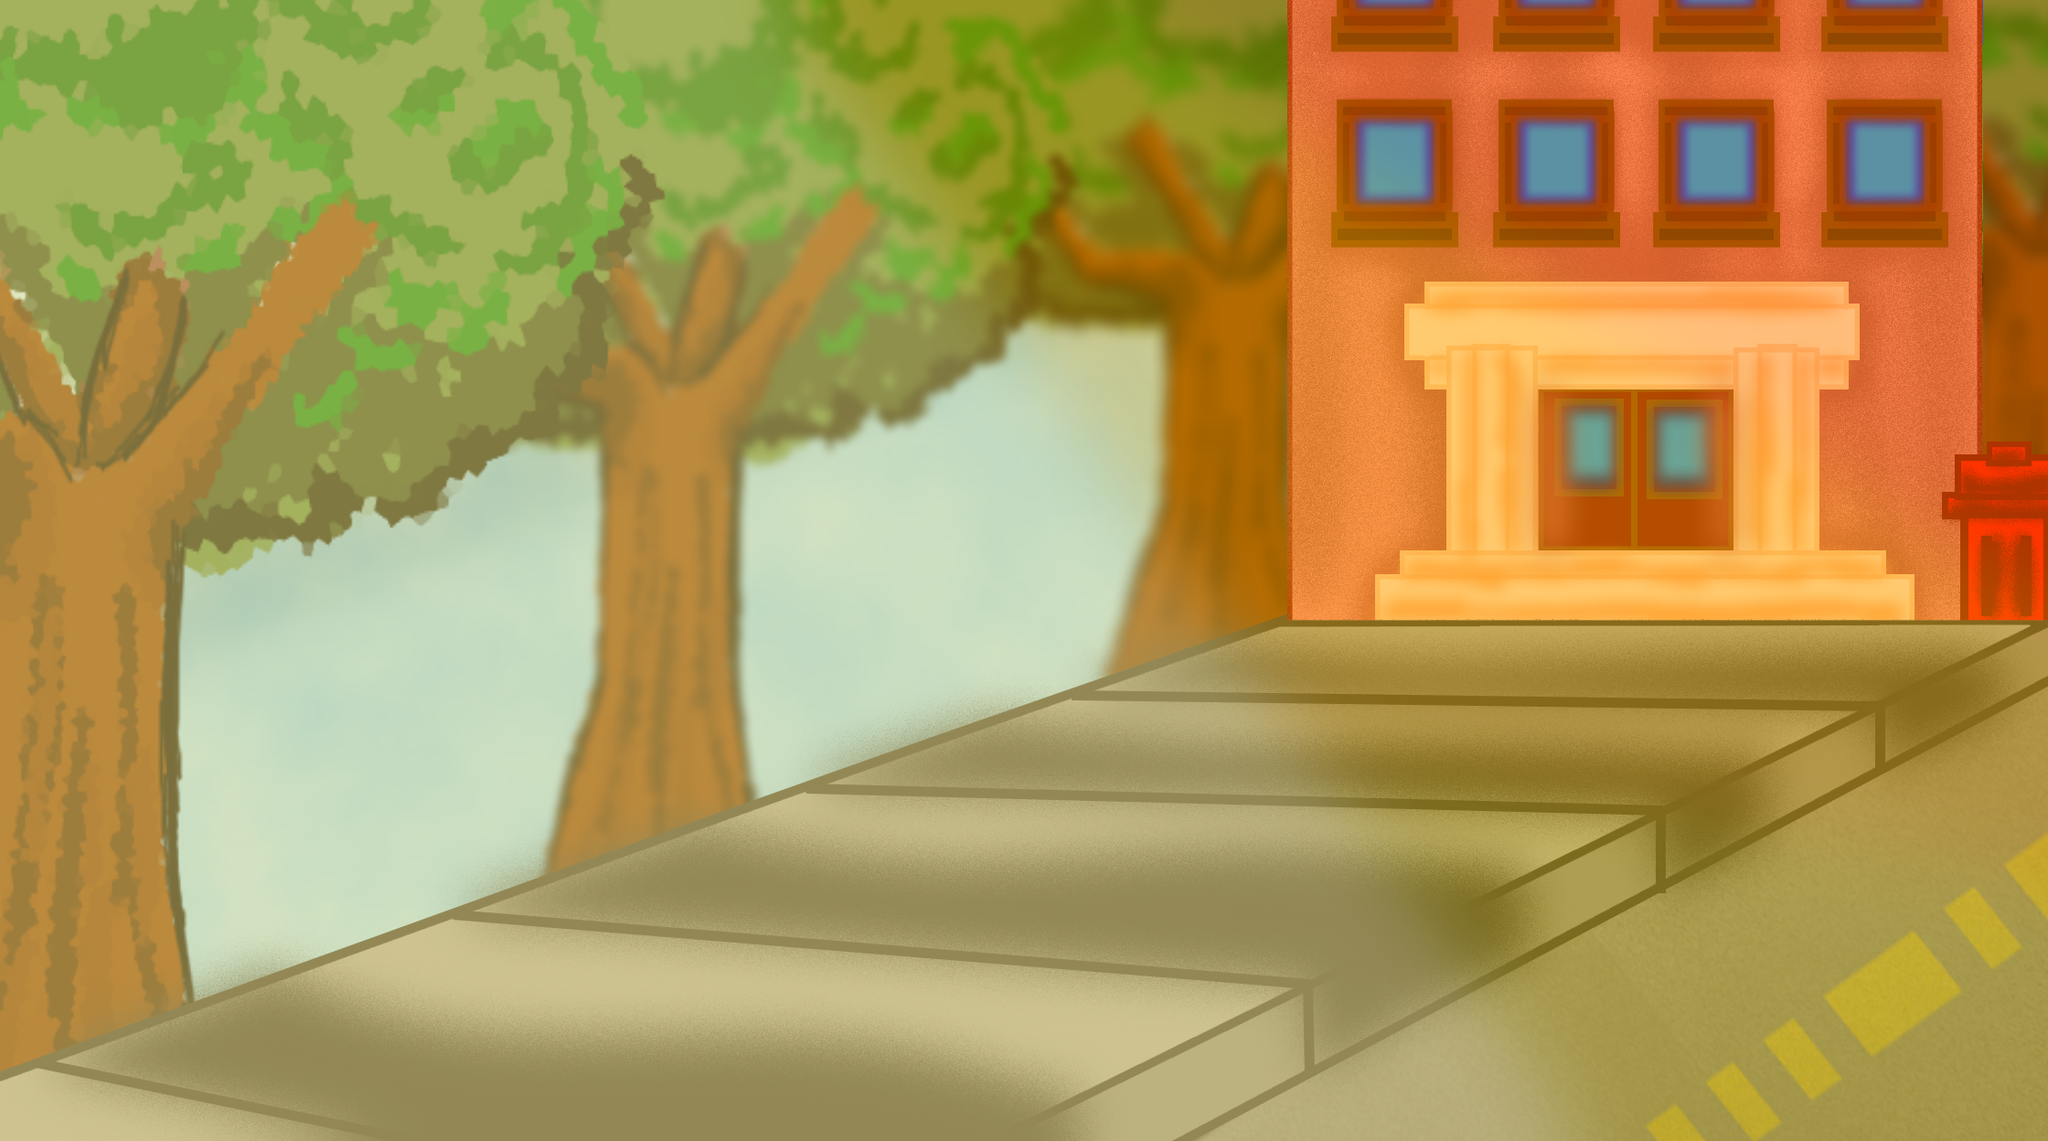

Tiled map render using the project's own tile images. Description and the map definition, with tile-layer contents summarised, below:
An orthogonal 70x39 tile map with 32x32 px tiles, 1 tile layer (Tile Layer 1) and 11 objects.

<map version="1.0" orientation="orthogonal" renderorder="right-down" width="70" height="39" tilewidth="32" tileheight="32" nextobjectid="25">
 <tileset firstgid="1" name="Intro" tilewidth="32" tileheight="32" tilecount="2730" columns="70">
  <image source="../image/Backgrounds/Intro.png" width="2250" height="1250" />
 </tileset>
 <layer name="Tile Layer 1" width="70" height="39">
  <data>[2730 cells, 2730 non-empty, 2730 distinct tile ids]</data>
 </layer>
 <objectgroup name="fire">
  <object id="1" x="1490.91" y="133.333" width="42.4242" height="33.3333">
   <ellipse />
  </object>
  <object id="2" x="1933.33" y="581.818" width="54.5455" height="48.4848">
   <ellipse />
  </object>
  <object id="4" x="1584.85" y="578.788" width="45.4545" height="54.5455">
   <ellipse />
  </object>
  <object id="5" x="2175.76" y="600" width="33.3333" height="45.4545">
   <ellipse />
  </object>
  <object id="6" x="2060.61" y="154.545" width="27.2727" height="63.6364">
   <ellipse />
  </object>
  <object id="7" x="1875.76" y="-3.0303" width="36.3636" height="36.3636">
   <ellipse />
  </object>
  <object id="8" x="1171.21" y="215.333" width="18.1818" height="21.2121">
   <ellipse />
  </object>
  <object id="10" x="1241.51" y="62.8485" width="27.2727" height="45.4545">
   <ellipse />
  </object>
 </objectgroup>
 <objectgroup name="streetbound">
  <object id="19" x="0" y="1178">
   <polyline points="0,0 1406,-508 1414,-838 2098,-820 2108,-446 1074,70" />
  </object>
 </objectgroup>
 <objectgroup color="#5500ff" name="transport">
  <object id="21" x="1684" y="426" width="208" height="174" />
 </objectgroup>
 <objectgroup name="explosion">
  <object id="22" x="1726" y="154" width="88" height="96">
   <ellipse />
  </object>
 </objectgroup>
</map>
